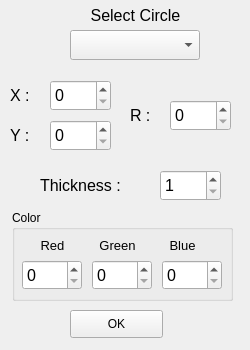
<?xml version="1.0" encoding="UTF-8"?>
<ui version="4.0">
 <class>EditCircle</class>
 <widget class="QMainWindow" name="EditCircle">
  <property name="geometry">
   <rect>
    <x>0</x>
    <y>0</y>
    <width>250</width>
    <height>350</height>
   </rect>
  </property>
  <property name="windowTitle">
   <string>Edit Circle</string>
  </property>
  <widget class="QWidget" name="centralwidget">
   <widget class="QLabel" name="label">
    <property name="geometry">
     <rect>
      <x>10</x>
      <y>80</y>
      <width>30</width>
      <height>31</height>
     </rect>
    </property>
    <property name="font">
     <font>
      <pointsize>12</pointsize>
     </font>
    </property>
    <property name="text">
     <string>X : </string>
    </property>
   </widget>
   <widget class="QLabel" name="label_2">
    <property name="geometry">
     <rect>
      <x>10</x>
      <y>120</y>
      <width>55</width>
      <height>31</height>
     </rect>
    </property>
    <property name="font">
     <font>
      <pointsize>12</pointsize>
     </font>
    </property>
    <property name="text">
     <string>Y : </string>
    </property>
   </widget>
   <widget class="QLabel" name="label_3">
    <property name="geometry">
     <rect>
      <x>130</x>
      <y>100</y>
      <width>55</width>
      <height>31</height>
     </rect>
    </property>
    <property name="font">
     <font>
      <pointsize>12</pointsize>
     </font>
    </property>
    <property name="text">
     <string>R : </string>
    </property>
   </widget>
   <widget class="QSpinBox" name="spinEditXCircle">
    <property name="geometry">
     <rect>
      <x>50</x>
      <y>80</y>
      <width>61</width>
      <height>31</height>
     </rect>
    </property>
    <property name="font">
     <font>
      <pointsize>12</pointsize>
     </font>
    </property>
    <property name="toolTip">
     <string>Set X for circle's center (in pixels)</string>
    </property>
    <property name="minimum">
     <number>0</number>
    </property>
    <property name="maximum">
     <number>1280</number>
    </property>
   </widget>
   <widget class="QSpinBox" name="spinEditYCircle">
    <property name="geometry">
     <rect>
      <x>50</x>
      <y>120</y>
      <width>61</width>
      <height>31</height>
     </rect>
    </property>
    <property name="font">
     <font>
      <pointsize>12</pointsize>
     </font>
    </property>
    <property name="toolTip">
     <string>Set Y for circle's center (in pixels)</string>
    </property>
    <property name="minimum">
     <number>0</number>
    </property>
    <property name="maximum">
     <number>720</number>
    </property>
   </widget>
   <widget class="QSpinBox" name="spinEditRCircle">
    <property name="geometry">
     <rect>
      <x>170</x>
      <y>100</y>
      <width>61</width>
      <height>31</height>
     </rect>
    </property>
    <property name="font">
     <font>
      <pointsize>12</pointsize>
     </font>
    </property>
    <property name="toolTip">
     <string>Set Radius for circle (in pixels)</string>
    </property>
    <property name="minimum">
     <number>0</number>
    </property>
    <property name="maximum">
     <number>1000</number>
    </property>
   </widget>
   <widget class="QPushButton" name="btnOkEditCircle">
    <property name="geometry">
     <rect>
      <x>70</x>
      <y>310</y>
      <width>93</width>
      <height>28</height>
     </rect>
    </property>
    <property name="text">
     <string>OK</string>
    </property>
   </widget>
   <widget class="QLabel" name="label_8">
    <property name="geometry">
     <rect>
      <x>70</x>
      <y>0</y>
      <width>131</width>
      <height>31</height>
     </rect>
    </property>
    <property name="font">
     <font>
      <pointsize>12</pointsize>
     </font>
    </property>
    <property name="text">
     <string>Select Circle</string>
    </property>
    <property name="alignment">
     <set>Qt::AlignCenter</set>
    </property>
   </widget>
   <widget class="QComboBox" name="comboCircleName">
    <property name="geometry">
     <rect>
      <x>70</x>
      <y>30</y>
      <width>130</width>
      <height>30</height>
     </rect>
    </property>
    <property name="font">
     <font>
      <pointsize>12</pointsize>
     </font>
    </property>
   </widget>
   <widget class="QSpinBox" name="spinEditCircleThickness">
    <property name="geometry">
     <rect>
      <x>160</x>
      <y>170</y>
      <width>61</width>
      <height>31</height>
     </rect>
    </property>
    <property name="font">
     <font>
      <pointsize>12</pointsize>
     </font>
    </property>
    <property name="minimum">
     <number>1</number>
    </property>
    <property name="maximum">
     <number>5</number>
    </property>
   </widget>
   <widget class="QLabel" name="label_9">
    <property name="geometry">
     <rect>
      <x>40</x>
      <y>170</y>
      <width>101</width>
      <height>31</height>
     </rect>
    </property>
    <property name="font">
     <font>
      <pointsize>12</pointsize>
     </font>
    </property>
    <property name="text">
     <string>Thickness :</string>
    </property>
   </widget>
   <widget class="QGroupBox" name="groupBox">
    <property name="geometry">
     <rect>
      <x>12</x>
      <y>210</y>
      <width>221</width>
      <height>91</height>
     </rect>
    </property>
    <property name="font">
     <font>
      <weight>50</weight>
      <bold>false</bold>
     </font>
    </property>
    <property name="title">
     <string>Color</string>
    </property>
    <widget class="QSpinBox" name="spinEditRedCircle">
     <property name="geometry">
      <rect>
       <x>10</x>
       <y>50</y>
       <width>60</width>
       <height>30</height>
      </rect>
     </property>
     <property name="font">
      <font>
       <pointsize>12</pointsize>
      </font>
     </property>
     <property name="toolTip">
      <string>Set X for circle's center (in pixels)</string>
     </property>
     <property name="minimum">
      <number>0</number>
     </property>
     <property name="maximum">
      <number>255</number>
     </property>
    </widget>
    <widget class="QSpinBox" name="spinEditGreenCircle">
     <property name="geometry">
      <rect>
       <x>80</x>
       <y>50</y>
       <width>60</width>
       <height>30</height>
      </rect>
     </property>
     <property name="font">
      <font>
       <pointsize>12</pointsize>
      </font>
     </property>
     <property name="toolTip">
      <string>Set X for circle's center (in pixels)</string>
     </property>
     <property name="minimum">
      <number>0</number>
     </property>
     <property name="maximum">
      <number>255</number>
     </property>
    </widget>
    <widget class="QSpinBox" name="spinEditBlueCircle">
     <property name="geometry">
      <rect>
       <x>150</x>
       <y>50</y>
       <width>60</width>
       <height>30</height>
      </rect>
     </property>
     <property name="font">
      <font>
       <pointsize>12</pointsize>
      </font>
     </property>
     <property name="toolTip">
      <string>Set X for circle's center (in pixels)</string>
     </property>
     <property name="minimum">
      <number>0</number>
     </property>
     <property name="maximum">
      <number>255</number>
     </property>
    </widget>
    <widget class="QLabel" name="label_6">
     <property name="geometry">
      <rect>
       <x>20</x>
       <y>20</y>
       <width>41</width>
       <height>31</height>
      </rect>
     </property>
     <property name="font">
      <font>
       <pointsize>10</pointsize>
      </font>
     </property>
     <property name="text">
      <string>Red</string>
     </property>
     <property name="alignment">
      <set>Qt::AlignCenter</set>
     </property>
    </widget>
    <widget class="QLabel" name="label_7">
     <property name="geometry">
      <rect>
       <x>80</x>
       <y>20</y>
       <width>51</width>
       <height>31</height>
      </rect>
     </property>
     <property name="font">
      <font>
       <pointsize>10</pointsize>
      </font>
     </property>
     <property name="text">
      <string>Green</string>
     </property>
     <property name="alignment">
      <set>Qt::AlignCenter</set>
     </property>
    </widget>
    <widget class="QLabel" name="label_10">
     <property name="geometry">
      <rect>
       <x>150</x>
       <y>20</y>
       <width>41</width>
       <height>31</height>
      </rect>
     </property>
     <property name="font">
      <font>
       <pointsize>10</pointsize>
      </font>
     </property>
     <property name="text">
      <string>Blue</string>
     </property>
     <property name="alignment">
      <set>Qt::AlignCenter</set>
     </property>
    </widget>
   </widget>
   <zorder>label</zorder>
   <zorder>label_2</zorder>
   <zorder>label_3</zorder>
   <zorder>btnOkEditCircle</zorder>
   <zorder>spinEditXCircle</zorder>
   <zorder>spinEditYCircle</zorder>
   <zorder>spinEditRCircle</zorder>
   <zorder>label_8</zorder>
   <zorder>comboCircleName</zorder>
   <zorder>spinEditCircleThickness</zorder>
   <zorder>label_9</zorder>
   <zorder>groupBox</zorder>
  </widget>
 </widget>
 <resources/>
 <connections/>
</ui>
